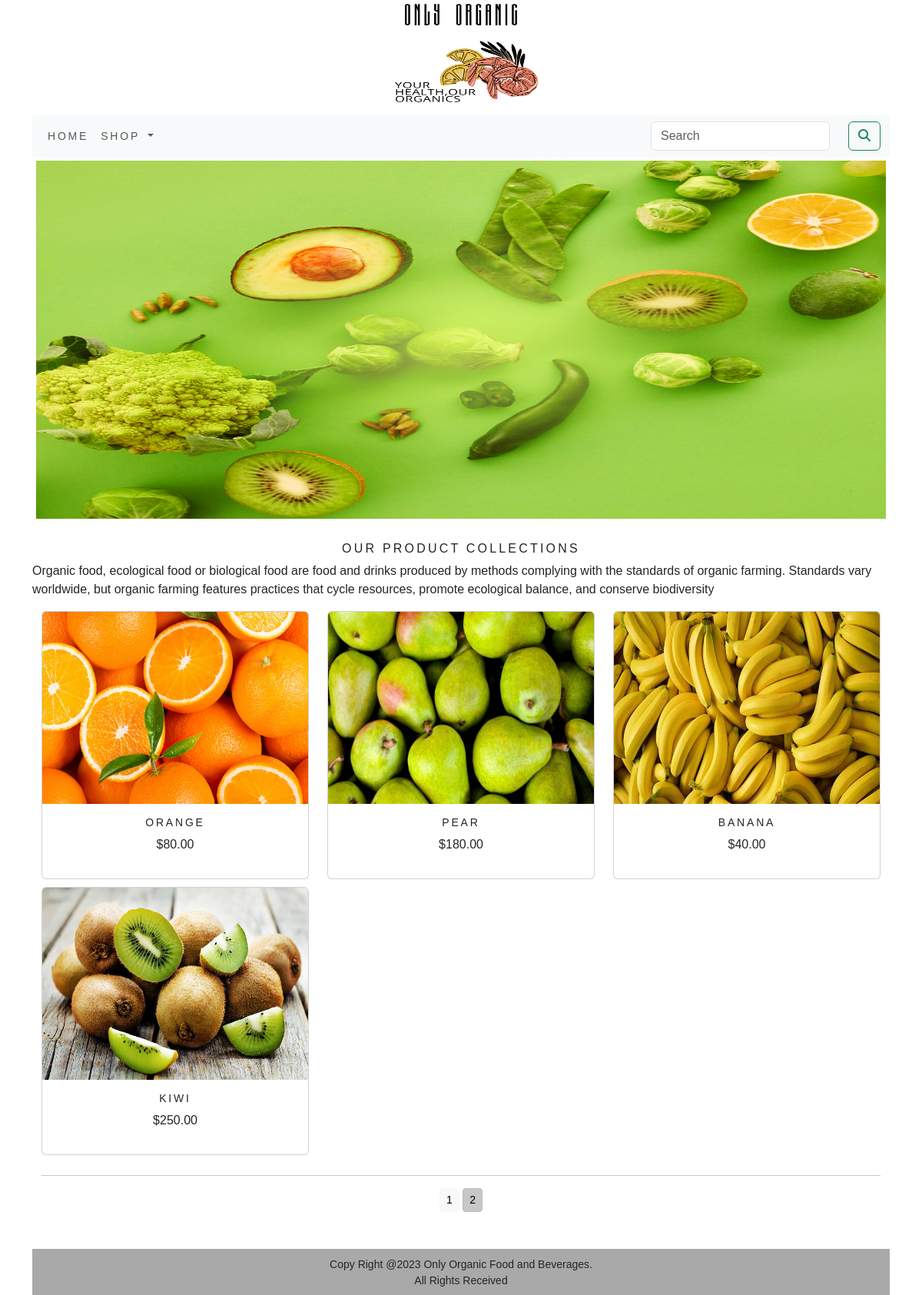
Screenshot of /shop/?page=2 with the database file from the repository.
### shop/models.py (models this page shows, shortened)
class Product(models.Model):
    name = models.CharField(max_length=250,unique=True)
    slug = models.SlugField(max_length=250,unique=True)
    description = models.TextField(blank=True)
    price = models.DecimalField(max_digits=10,decimal_places=2)
    category = models.ForeignKey(Category,on_delete=models.CASCADE)
    image = models.ImageField(upload_to='product',blank=True)
    stock = models.IntegerField()
    available = models.BooleanField(default=True)
    created = models.DateTimeField(auto_now_add=True)
    updated = models.DateTimeField(auto_now=True)
    def get_url(self):
        return reverse('shop:prodCatDetail',args=[self.category.slug,self.slug])
    class Meta:
        ordering = ('name',)
        verbose_name = 'product'
        verbose_name_plural = 'products'

### shop/views.py (the view)
# urls.py: path('',views.allProdCat,name='allProdCat'),
def allProdCat(request,c_slug=None):
    c_page = None
    products_list = None
    if c_slug!= None:
        c_page = get_object_or_404(Category, slug=c_slug)
        products_list = Product.objects.all().filter(category=c_page, available=True)
    else:
        products_list = Product.objects.all().filter(available=True)
    paginator = Paginator(products_list, 6)
    try:
        page = int(request.GET.get('page', '1'))
    except:
        page = 1
    try:
        products = paginator.page(page)
    except (EmptyPage, InvalidPage):
        products = paginator.page(paginator.num_pages)
    return render(request, "category.html", {'category': c_page, 'products' : products})

### cart/context_processors.py (called while the page is built)
def counter(request):
    item_count = 0
    if 'admin' in request.path:
        return {}
    else:
        try:
            cart = Cart.objects.filter(cart_id =_cart_id(request))
            cart_items = CartItem.objects.all().filter(cart=cart[:1])
            for cart_item in cart_items:
                item_count += cart_item.quantity
        except Cart.DoesNotExist:
            item_count=0
    return dict(item_count=item_count)

### cart/views.py (called while the page is built)
def _cart_id(request):
    cart = request.session.session_key
    if not cart:
        cart = request.session.create()
    return cart

### shop/context_processors.py (called while the page is built)
def menu_links(request):
    links = Category.objects.all()
    return dict(links=links)

### shop/models.py (called while the page is built)
    def get_url(self):
        return reverse('shop:products_by_category', args=[self.slug])

### templates/category.html (shortened to what this page needs)
{% extends 'base.html' %}
{% load static %}
{% block content %}
<div class="mx_auto">
  {% if category %}
    <img class="my_image" src="{{category.image.url}}" alt="{{category.name}}">
</div>
  <br>
<div>
      <h1 class="text-center my_title">{{category.name}}</h1>
      <p class="text-justify">{{category.description}}</p>
</div>
  {% else %}
<div>
  <center><img class="my_image my_image_padding" src="{% static 'img/banner1.png' %}" style="width:100%;height:476px;" alt="Our products"></center>
</div>
<br>
<div>
    <h1 class="text-center my_title">Our Product Collections</h1>
    <p class="text-justify">Organic food, ecological food or biological food are food and drinks produced by methods complying with the standards of organic farming. Standards vary worldwide, but organic farming features practices that cycle resources, promote ecological balance, and conserve biodiversity</p>
</div>
  {% endif %}
  <div class="container">
    <div class="row mx_auto">
      {% for product in products.object_list %}
      <div class="my_bottom_margin col-9 col-sm-12 col-md-4 col-lg-4">
        <div class="card text-center" style="min-width:18rem;">
          <a href="{{product.get_url}}" ><img class="card-img-top my_image" src="{{product.image.url}}" alt="{{product.name}}" style="width:346px;height:250px;"></a>
          <div class="card-body">
            <h4>{{product.name}}</h4>
            <p>${{product.price}}</p>
          </div>
        </div>
      </div>
      {% endfor %}
    </div>
    <div class="mx_auto">
      {% if products.paginator.num_pages > 1 %}
      <hr>
      <div class="text-center">
        {% for pg in products.paginator.page_range %}
          <a href="?page={{pg}}" class="btn btn-light btn-sm {% if products.number == pg %} active {% endif %}">{{pg}}</a>
        {% endfor %}
      </div>
        {% endif %}
    </div>
    <br>
  </div>
{% endblock %}

### static/css/custom.css (style rules this page uses)
body { font-family: 'Arimo', sans-serif; }
.my_title { font-size:16px; text-transform:uppercase; letter-spacing:.2em; }
.my_image_padding { padding:5px; }
.my_bottom_margin { margin-bottom:10px; }
.card-body h4 { font-size: 14px; text-transform:uppercase; letter-spacing: .2em; }

### rows the page displays
Product: image (picture), name "ORANGE", price "80.00"
Product: image (picture), name "PEAR", price "180.00"
Product: image (picture), name "BANANA", price "40.00"
Product: image (picture), name "KIWI", price "250.00"

### other values shown
{{ pg }} "1" "2"
